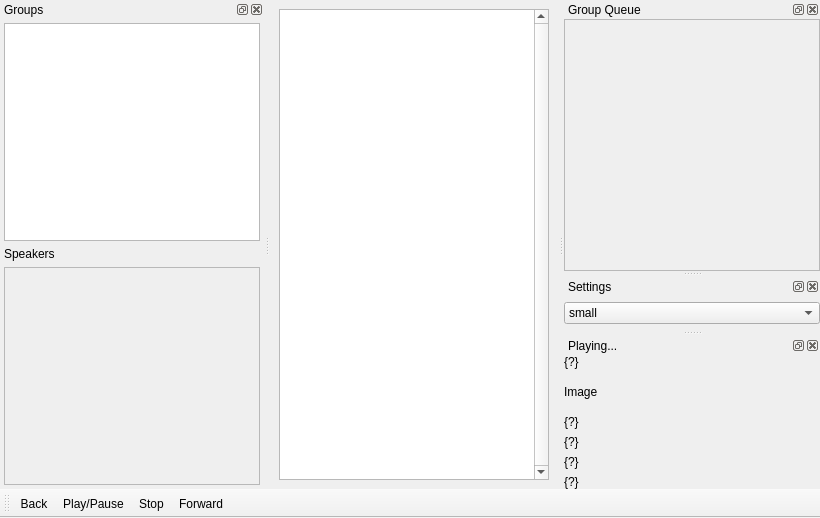
<?xml version="1.0" encoding="UTF-8"?>
<ui version="4.0">
 <class>MainWindow</class>
 <widget class="QMainWindow" name="MainWindow">
  <property name="geometry">
   <rect>
    <x>0</x>
    <y>0</y>
    <width>820</width>
    <height>518</height>
   </rect>
  </property>
  <property name="windowTitle">
   <string>Sonos Library Browser</string>
  </property>
  <widget class="QWidget" name="centralwidget">
   <layout class="QVBoxLayout" name="verticalLayout_3">
    <item>
     <widget class="LibraryView" name="libraryView">
      <property name="verticalScrollBarPolicy">
       <enum>Qt::ScrollBarAlwaysOn</enum>
      </property>
      <property name="horizontalScrollBarPolicy">
       <enum>Qt::ScrollBarAlwaysOff</enum>
      </property>
      <property name="alignment">
       <set>Qt::AlignHCenter|Qt::AlignTop</set>
      </property>
     </widget>
    </item>
   </layout>
  </widget>
  <widget class="QMenuBar" name="menubar">
   <property name="geometry">
    <rect>
     <x>0</x>
     <y>0</y>
     <width>820</width>
     <height>22</height>
    </rect>
   </property>
  </widget>
  <widget class="QToolBar" name="toolBar">
   <property name="windowTitle">
    <string>toolBar</string>
   </property>
   <attribute name="toolBarArea">
    <enum>BottomToolBarArea</enum>
   </attribute>
   <attribute name="toolBarBreak">
    <bool>false</bool>
   </attribute>
   <addaction name="actionBack"/>
   <addaction name="actionPlay_Pause"/>
   <addaction name="actionStop"/>
   <addaction name="actionForward"/>
  </widget>
  <widget class="QDockWidget" name="groupsDock">
   <property name="windowTitle">
    <string>Groups</string>
   </property>
   <attribute name="dockWidgetArea">
    <number>1</number>
   </attribute>
   <widget class="QWidget" name="dockWidgetContents">
    <layout class="QVBoxLayout" name="verticalLayout_6">
     <property name="leftMargin">
      <number>4</number>
     </property>
     <property name="topMargin">
      <number>4</number>
     </property>
     <property name="rightMargin">
      <number>4</number>
     </property>
     <property name="bottomMargin">
      <number>4</number>
     </property>
     <item>
      <widget class="QListWidget" name="groupList">
       <property name="selectionBehavior">
        <enum>QAbstractItemView::SelectItems</enum>
       </property>
      </widget>
     </item>
     <item>
      <widget class="QLabel" name="label_7">
       <property name="text">
        <string>Speakers</string>
       </property>
      </widget>
     </item>
     <item>
      <widget class="QListWidget" name="speakerList">
       <property name="enabled">
        <bool>false</bool>
       </property>
       <property name="selectionMode">
        <enum>QAbstractItemView::MultiSelection</enum>
       </property>
      </widget>
     </item>
    </layout>
   </widget>
  </widget>
  <widget class="QDockWidget" name="queueDock">
   <property name="windowTitle">
    <string>Group Queue</string>
   </property>
   <attribute name="dockWidgetArea">
    <number>2</number>
   </attribute>
   <widget class="QWidget" name="dockWidgetContents_2">
    <layout class="QVBoxLayout" name="verticalLayout">
     <property name="leftMargin">
      <number>0</number>
     </property>
     <property name="topMargin">
      <number>0</number>
     </property>
     <property name="rightMargin">
      <number>0</number>
     </property>
     <property name="bottomMargin">
      <number>0</number>
     </property>
     <item>
      <widget class="QListWidget" name="groupQueueList">
       <property name="enabled">
        <bool>false</bool>
       </property>
       <property name="sizePolicy">
        <sizepolicy hsizetype="Expanding" vsizetype="Expanding">
         <horstretch>1</horstretch>
         <verstretch>0</verstretch>
        </sizepolicy>
       </property>
       <property name="selectionMode">
        <enum>QAbstractItemView::SingleSelection</enum>
       </property>
       <property name="selectionBehavior">
        <enum>QAbstractItemView::SelectItems</enum>
       </property>
      </widget>
     </item>
    </layout>
   </widget>
  </widget>
  <widget class="QDockWidget" name="settingsDock">
   <property name="sizePolicy">
    <sizepolicy hsizetype="Preferred" vsizetype="Minimum">
     <horstretch>0</horstretch>
     <verstretch>0</verstretch>
    </sizepolicy>
   </property>
   <property name="windowTitle">
    <string>Settings</string>
   </property>
   <attribute name="dockWidgetArea">
    <number>2</number>
   </attribute>
   <widget class="QWidget" name="dockWidgetContents_3">
    <layout class="QVBoxLayout" name="verticalLayout_2">
     <property name="leftMargin">
      <number>0</number>
     </property>
     <property name="topMargin">
      <number>0</number>
     </property>
     <property name="rightMargin">
      <number>0</number>
     </property>
     <property name="bottomMargin">
      <number>0</number>
     </property>
     <item>
      <widget class="QComboBox" name="iconSizeBox">
       <item>
        <property name="text">
         <string>small</string>
        </property>
       </item>
       <item>
        <property name="text">
         <string>medium</string>
        </property>
       </item>
       <item>
        <property name="text">
         <string>large</string>
        </property>
       </item>
      </widget>
     </item>
    </layout>
   </widget>
  </widget>
  <widget class="QDockWidget" name="nowPlayingDock">
   <property name="windowTitle">
    <string>Playing...</string>
   </property>
   <attribute name="dockWidgetArea">
    <number>2</number>
   </attribute>
   <widget class="QWidget" name="dockWidgetContents_5">
    <layout class="QVBoxLayout" name="verticalLayout_4">
     <property name="leftMargin">
      <number>0</number>
     </property>
     <property name="topMargin">
      <number>0</number>
     </property>
     <property name="rightMargin">
      <number>0</number>
     </property>
     <property name="bottomMargin">
      <number>0</number>
     </property>
     <item>
      <widget class="QLabel" name="NowPlayingGroup">
       <property name="sizePolicy">
        <sizepolicy hsizetype="Preferred" vsizetype="Fixed">
         <horstretch>0</horstretch>
         <verstretch>0</verstretch>
        </sizepolicy>
       </property>
       <property name="toolTip">
        <string>Active Groupe</string>
       </property>
       <property name="text">
        <string>{?}</string>
       </property>
      </widget>
     </item>
     <item>
      <widget class="AlbumArtworkLabel" name="NowPlayingArt">
       <property name="sizePolicy">
        <sizepolicy hsizetype="Ignored" vsizetype="Ignored">
         <horstretch>0</horstretch>
         <verstretch>0</verstretch>
        </sizepolicy>
       </property>
       <property name="text">
        <string>Image</string>
       </property>
       <property name="scaledContents">
        <bool>true</bool>
       </property>
      </widget>
     </item>
     <item>
      <widget class="QLabel" name="NowPlayingArtist">
       <property name="sizePolicy">
        <sizepolicy hsizetype="Preferred" vsizetype="Fixed">
         <horstretch>0</horstretch>
         <verstretch>0</verstretch>
        </sizepolicy>
       </property>
       <property name="toolTip">
        <string>Artist</string>
       </property>
       <property name="text">
        <string>{?}</string>
       </property>
      </widget>
     </item>
     <item>
      <widget class="QLabel" name="NowPlayingAlbum">
       <property name="sizePolicy">
        <sizepolicy hsizetype="Preferred" vsizetype="Fixed">
         <horstretch>0</horstretch>
         <verstretch>0</verstretch>
        </sizepolicy>
       </property>
       <property name="toolTip">
        <string>Album</string>
       </property>
       <property name="text">
        <string>{?}</string>
       </property>
      </widget>
     </item>
     <item>
      <widget class="QLabel" name="NowPlayingTrack">
       <property name="sizePolicy">
        <sizepolicy hsizetype="Preferred" vsizetype="Fixed">
         <horstretch>0</horstretch>
         <verstretch>0</verstretch>
        </sizepolicy>
       </property>
       <property name="toolTip">
        <string>Track</string>
       </property>
       <property name="text">
        <string>{?}</string>
       </property>
      </widget>
     </item>
     <item>
      <widget class="QLabel" name="NowPlayingTime">
       <property name="sizePolicy">
        <sizepolicy hsizetype="Preferred" vsizetype="Fixed">
         <horstretch>0</horstretch>
         <verstretch>0</verstretch>
        </sizepolicy>
       </property>
       <property name="toolTip">
        <string>Time</string>
       </property>
       <property name="text">
        <string>{?}</string>
       </property>
      </widget>
     </item>
    </layout>
   </widget>
  </widget>
  <action name="actionBack">
   <property name="text">
    <string>Back</string>
   </property>
  </action>
  <action name="actionPlay_Pause">
   <property name="text">
    <string>Play/Pause</string>
   </property>
  </action>
  <action name="actionForward">
   <property name="text">
    <string>Forward</string>
   </property>
  </action>
  <action name="actionStop">
   <property name="text">
    <string>Stop</string>
   </property>
  </action>
 </widget>
 <customwidgets>
  <customwidget>
   <class>AlbumArtworkLabel</class>
   <extends>QLabel</extends>
   <header location="global">simple_widgets.h</header>
  </customwidget>
  <customwidget>
   <class>LibraryView</class>
   <extends>QGraphicsView</extends>
   <header location="global">simple_widgets.h</header>
  </customwidget>
 </customwidgets>
 <resources/>
 <connections>
  <connection>
   <sender>groupList</sender>
   <signal>currentRowChanged(int)</signal>
   <receiver>MainWindow</receiver>
   <slot>update_playing(int)</slot>
   <hints>
    <hint type="sourcelabel">
     <x>126</x>
     <y>106</y>
    </hint>
    <hint type="destinationlabel">
     <x>254</x>
     <y>24</y>
    </hint>
   </hints>
  </connection>
  <connection>
   <sender>actionBack</sender>
   <signal>triggered()</signal>
   <receiver>MainWindow</receiver>
   <slot>queue_prev()</slot>
   <hints>
    <hint type="sourcelabel">
     <x>-1</x>
     <y>-1</y>
    </hint>
    <hint type="destinationlabel">
     <x>409</x>
     <y>258</y>
    </hint>
   </hints>
  </connection>
  <connection>
   <sender>actionPlay_Pause</sender>
   <signal>triggered()</signal>
   <receiver>MainWindow</receiver>
   <slot>queue_play_pause()</slot>
   <hints>
    <hint type="sourcelabel">
     <x>-1</x>
     <y>-1</y>
    </hint>
    <hint type="destinationlabel">
     <x>409</x>
     <y>258</y>
    </hint>
   </hints>
  </connection>
  <connection>
   <sender>actionStop</sender>
   <signal>triggered()</signal>
   <receiver>MainWindow</receiver>
   <slot>queue_stop()</slot>
   <hints>
    <hint type="sourcelabel">
     <x>-1</x>
     <y>-1</y>
    </hint>
    <hint type="destinationlabel">
     <x>409</x>
     <y>258</y>
    </hint>
   </hints>
  </connection>
  <connection>
   <sender>actionForward</sender>
   <signal>triggered()</signal>
   <receiver>MainWindow</receiver>
   <slot>queue_next()</slot>
   <hints>
    <hint type="sourcelabel">
     <x>-1</x>
     <y>-1</y>
    </hint>
    <hint type="destinationlabel">
     <x>409</x>
     <y>258</y>
    </hint>
   </hints>
  </connection>
  <connection>
   <sender>iconSizeBox</sender>
   <signal>currentIndexChanged(int)</signal>
   <receiver>MainWindow</receiver>
   <slot>change_icon_size(int)</slot>
   <hints>
    <hint type="sourcelabel">
     <x>759</x>
     <y>489</y>
    </hint>
    <hint type="destinationlabel">
     <x>674</x>
     <y>500</y>
    </hint>
   </hints>
  </connection>
 </connections>
 <slots>
  <slot>update_playing(int)</slot>
  <slot>change_icon_size(int)</slot>
  <slot>queue_next()</slot>
  <slot>queue_prev()</slot>
  <slot>queue_stop()</slot>
  <slot>queue_play_pause()</slot>
 </slots>
</ui>
